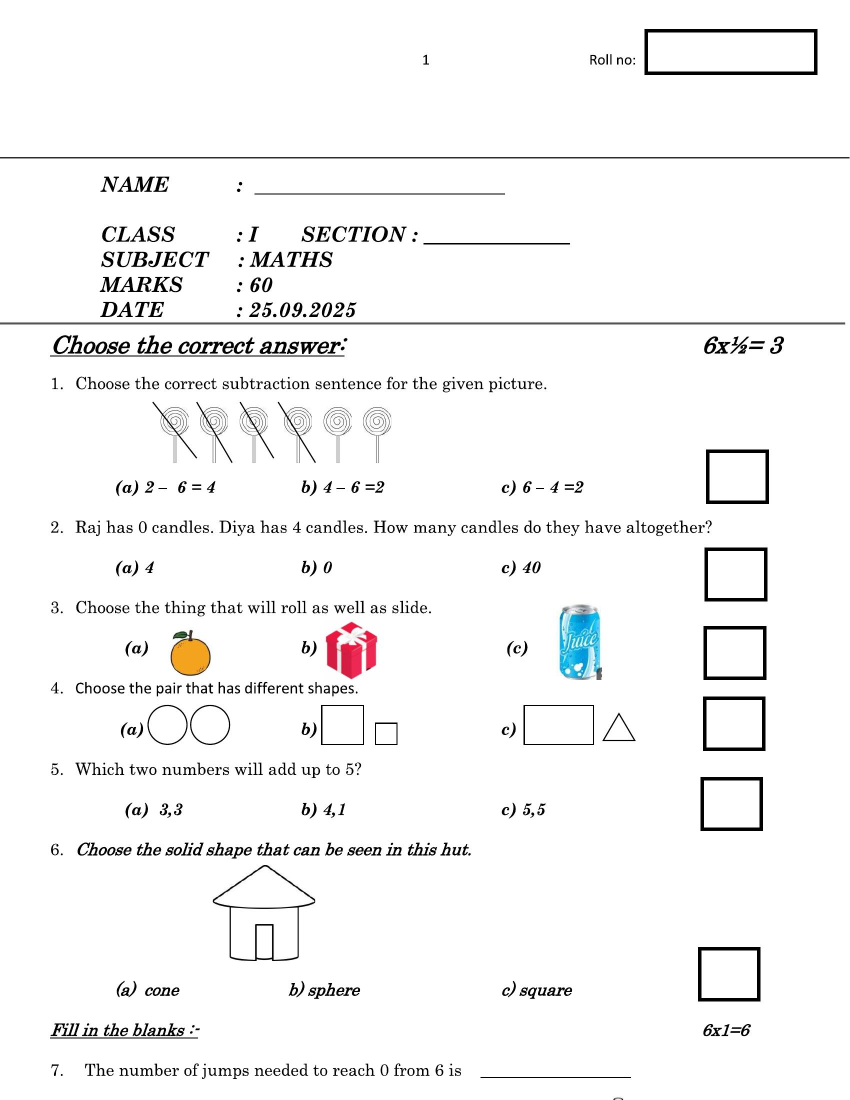
#> input picture PaperBrain/backend/agents/preprocessor/question_paper_templates/1.jpg, 1700 x 2200 px (shown at 1/2 size)
$ jupyter execute Letter_Recognition.ipynb
#> lines starting #> are read from the running program, lines starting #| are printed output that depends on the picture; after the words box and inside, x2 and y2 are one past the last pixel; in counts of white or black regions, pixels touching at a corner belong together
[cell 1]
import cv2
import numpy as np
import matplotlib.pyplot as plt
import os
import glob
import json     # <-- NEW
import base64   # <-- NEW

# --- 1. Setup Your Inputs ---
BLANK_IMAGE_PATH = '../preprocessor/question_paper_templates/1.jpg'
FILLED_IMAGE_FOLDER = '../preprocessor/aligned_outputs'

# --- 2. Create Output Directories ---
os.makedirs("evaluation_results", exist_ok=True) # For debug images
os.makedirs("agent1_output", exist_ok=True)      # <-- NEW: For Agent 2's data

# --- 3. Automatically Find All Image Paths ---
print(f"Scanning for images in: {FILLED_IMAGE_FOLDER}")
image_extensions = ('*.jpg', '*.jpeg', '*.png')
FILLED_IMAGE_PATHS = []
for ext in image_extensions:
    FILLED_IMAGE_PATHS.extend(glob.glob(os.path.join(FILLED_IMAGE_FOLDER, ext)))
#> pass 2 of the loop `for ext in image_extensions:`:

if not FILLED_IMAGE_PATHS:
    print(f"FATAL ERROR: No images found in {FILLED_IMAGE_FOLDER}")
    exit()

print(f"Found {len(FILLED_IMAGE_PATHS)} images to process.")


# --- 4. Load and Pre-process BLANK Image (Once) ---
print(f"\nLoading blank reference image: {BLANK_IMAGE_PATH}")
img_blank = cv2.imread(BLANK_IMAGE_PATH)
#> img_blank is the input picture: shape (2200, 1700, 3); mean B, G, R 245.7, 245.7, 245.8

if img_blank is None:
    print(f"FATAL ERROR: Could not read blank image at {BLANK_IMAGE_PATH}")
    exit()

gray_blank = cv2.cvtColor(img_blank, cv2.COLOR_BGR2GRAY)
h, w = gray_blank.shape
gray_blank = cv2.GaussianBlur(gray_blank, (5,5), 0)
print("Blank image processed successfully.")


# --- 5. Start Loop to Process Each Answer Sheet ---
print("\n--- Starting batch processing ---")
for image_path in FILLED_IMAGE_PATHS:
    print(f"\nProcessing image: {image_path}")

    # --- 5a. Load FILLED Image ---
    img_filled = cv2.imread(image_path)
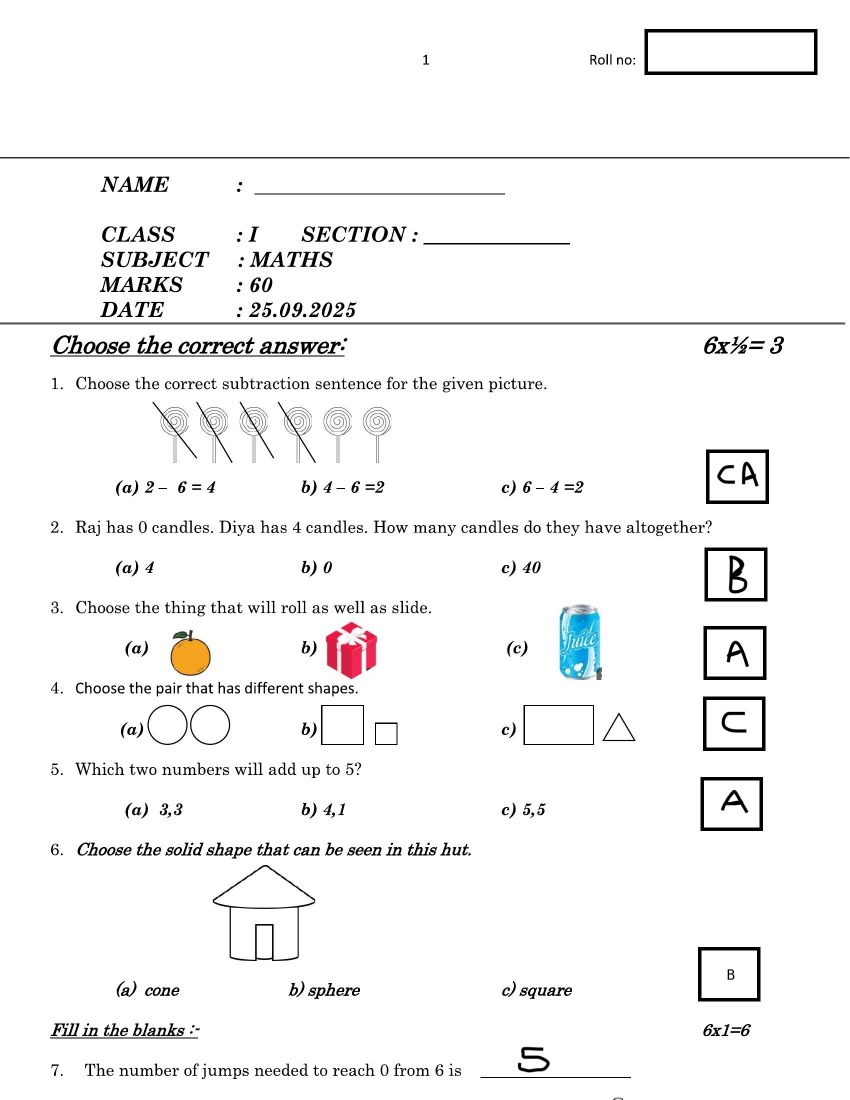
#> input picture PaperBrain/backend/agents/preprocessor/aligned_outputs/1 copy.jpg, 1700 x 2200 px (shown at 1/2 size)
#> img_filled is the input picture: shape (2200, 1700, 3); mean B, G, R 245.2, 245.2, 245.3
    if img_filled is None:
        print(f"Skipping image, could not be loaded.")
        continue

    # --- 5b. Pre-process FILLED Image ---
    # Create the resized color image for Agent 2
    img_filled_resized = cv2.resize(img_filled.copy(), (w, h))

    # Create the grayscale version for diff processing
    gray_filled = cv2.cvtColor(img_filled_resized, cv2.COLOR_BGR2GRAY)
    gray_filled = cv2.GaussianBlur(gray_filled, (5,5), 0)

    # Create the image for drawing boxes
    img_with_boxes = img_filled_resized.copy()

    # --- 5c. Find Differences ---
    diff = cv2.absdiff(gray_blank, gray_filled)

    # --- 5d. Threshold and Clean Up ---
    _, thresh = cv2.threshold(diff, 30, 255, cv2.THRESH_BINARY)
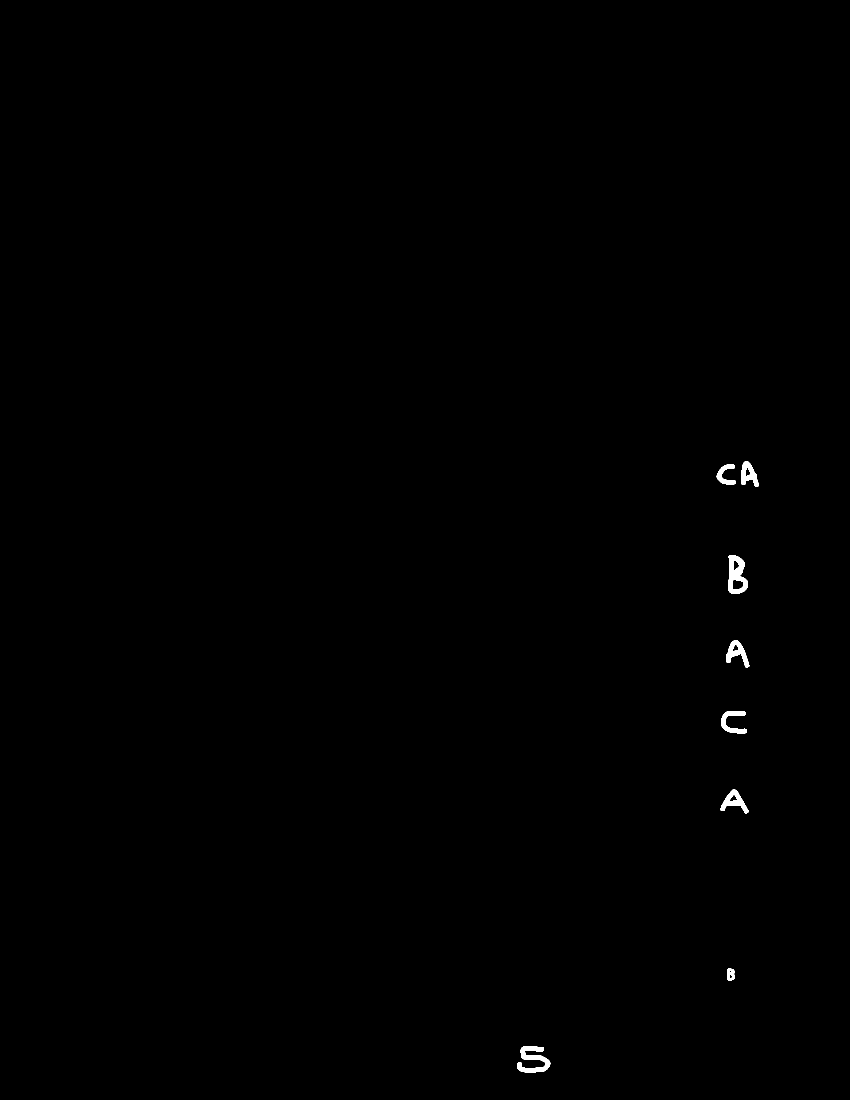
#> thresh: shape (2200, 1700) (shown at 1/2 size); 0.23% white; 8 white regions, largest, box (x1, y1, x2, y2) and area: (1457, 1110, 1496, 1188) 1847, (1035, 2093, 1101, 2146) 1682, (1441, 1579, 1498, 1627) 1101
    kernel = np.ones((7,7), np.uint8)
    clean = cv2.morphologyEx(thresh, cv2.MORPH_CLOSE, kernel, iterations=2)
#> clean: shape (2200, 1700); 0.26% white; 7 white regions, largest, box (x1, y1, x2, y2) and area: (1457, 1110, 1496, 1188) 2082, (1035, 2093, 1101, 2146) 2068, (1433, 922, 1518, 974) 1940
    kernel_h = np.ones((5, 100), np.uint8)
    merged_regions = cv2.dilate(clean, kernel_h, iterations=1)
#> merged_regions: shape (2200, 1700); 1.4% white; 7 white regions

    # --- 5e. Find and Sort Regions ---
    contours, _ = cv2.findContours(merged_regions, cv2.RETR_EXTERNAL, cv2.CHAIN_APPROX_SIMPLE)
#> contours = 7 contours; box (x1, y1, x2, y2) and area: (1408, 1108, 1546, 1190) 10446, (1384, 920, 1568, 976) 8678, (986, 2091, 1151, 2148) 8430, (1403, 1278, 1549, 1337) 7380, (1392, 1577, 1548, 1629) 6746, (1393, 1420, 1544, 1469) 6026, (1405, 1935, 1520, 1963) 3042
    bounding_boxes = []
    for c in contours:
        x, y, w_c, h_c = cv2.boundingRect(c)
        if (w_c * h_c) > 100:
            # Convert numpy int32 to standard int for JSON
            bounding_boxes.append((int(x), int(y), int(w_c), int(h_c)))
#> this loop made 7 passes
#> (x, y, w_c, h_c) on passes 1 to 7: (986, 2091, 165, 57), (1405, 1935, 115, 28), (1392, 1577, 156, 52), (1393, 1420, 151, 49), (1403, 1278, 146, 59), (1408, 1108, 138, 82), (1384, 920, 184, 56)
#> after the loop, bounding_boxes = [(986, 2091, 165, 57), (1405, 1935, 115, 28), (1392, 1577, 156, 52), (1393, 1420, 151, 49), (1403, 1278, 146, 59), (1408, 1108, 138, 82), (1384, 920, 184, 56)]

    bounding_boxes.sort(key=lambda box: box[1])

    # --- 5f. Output Coordinates and Visualize ---
    print(f"Found {len(bounding_boxes)} answer regions:")
#| Found 7 answer regions:
    for j, (x, y, w_box, h_box) in enumerate(bounding_boxes):
        print(f"  Region {j+1}: [x={x}, y={y}, w={w_box}, h={h_box}]")
        cv2.rectangle(img_with_boxes, (x, y), (x+w_box, y+h_box), (0, 255, 0), 2)
        cv2.putText(img_with_boxes, str(j+1), (x, y-10), cv2.FONT_HERSHEY_SIMPLEX, 0.7, (0, 255, 0), 2)
#> this loop made 7 passes
#> (printed output is left out)
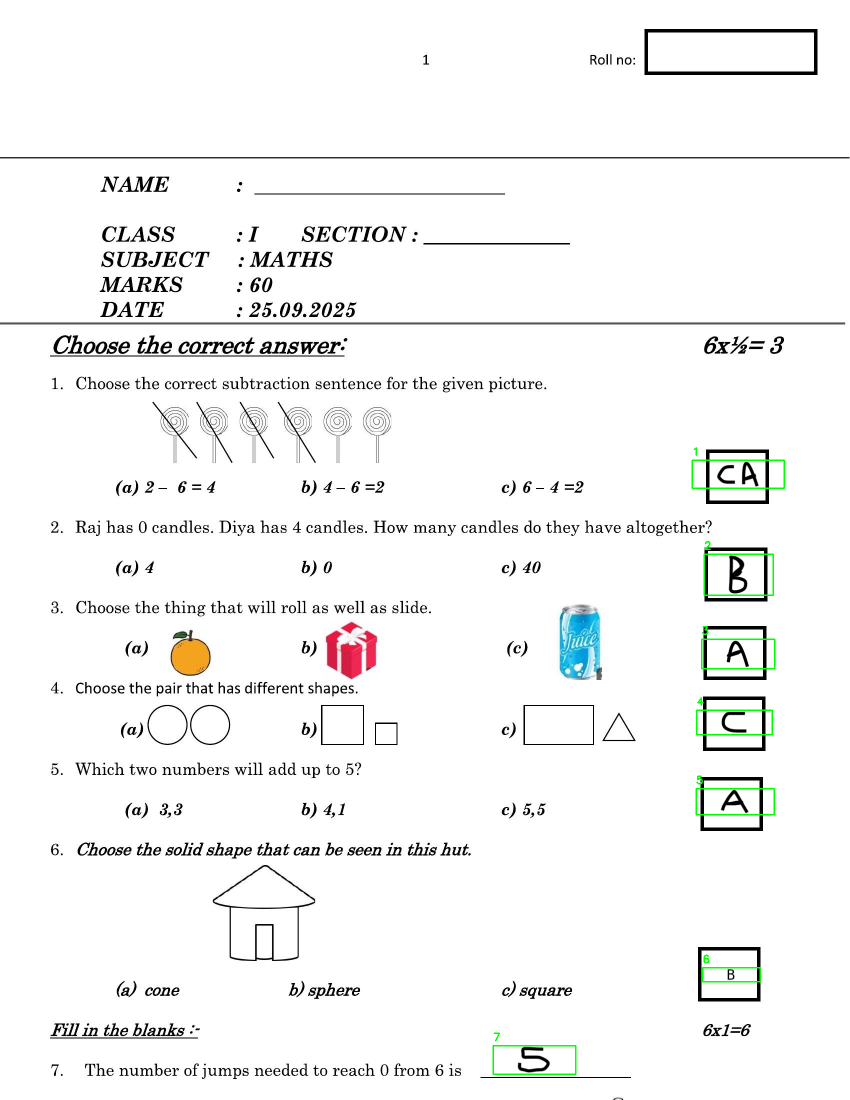
#> img_with_boxes: shape (2200, 1700, 3) (shown at 1/2 size); 0.25% of pixels changed, all inside (x1, y1, x2, y2) = (985, 894, 1570, 2150)

    # --- 5g. Save Debug Image ---
    base_name = os.path.basename(image_path)
    file_name_only = os.path.splitext(base_name)[0]
    output_filename = f"evaluation_results/{file_name_only}_result.png"

    plt.figure(figsize=(10, 10))
    plt.imshow(cv2.cvtColor(img_with_boxes, cv2.COLOR_BGR2RGB))
    plt.title(f"Detected Regions for {base_name}")
    plt.axis("off")
    plt.savefig(output_filename)
    plt.close()
    print(f"Saved debug image to {output_filename}")

    # --- 5h. NEW: Save Data for Agent 2 ---
    # 1. Encode the resized color image to base64
    _, buffer = cv2.imencode('.jpg', img_filled_resized)
    image_base64 = base64.b64encode(buffer).decode('utf-8')

    # 2. Create the data packet
    data_for_agent_2 = {
        "image_base64": image_base64,
        "rois": bounding_boxes
    }

    # 3. Save as a JSON file
    json_filename = f"agent1_output/{file_name_only}_data.json"
    with open(json_filename, 'w') as f:
        json.dump(data_for_agent_2, f)

    print(f"Saved data for Agent 2 to {json_filename}")
#> pass 2 of the loop `for image_path in FILLED_IMAGE_PATHS:`:
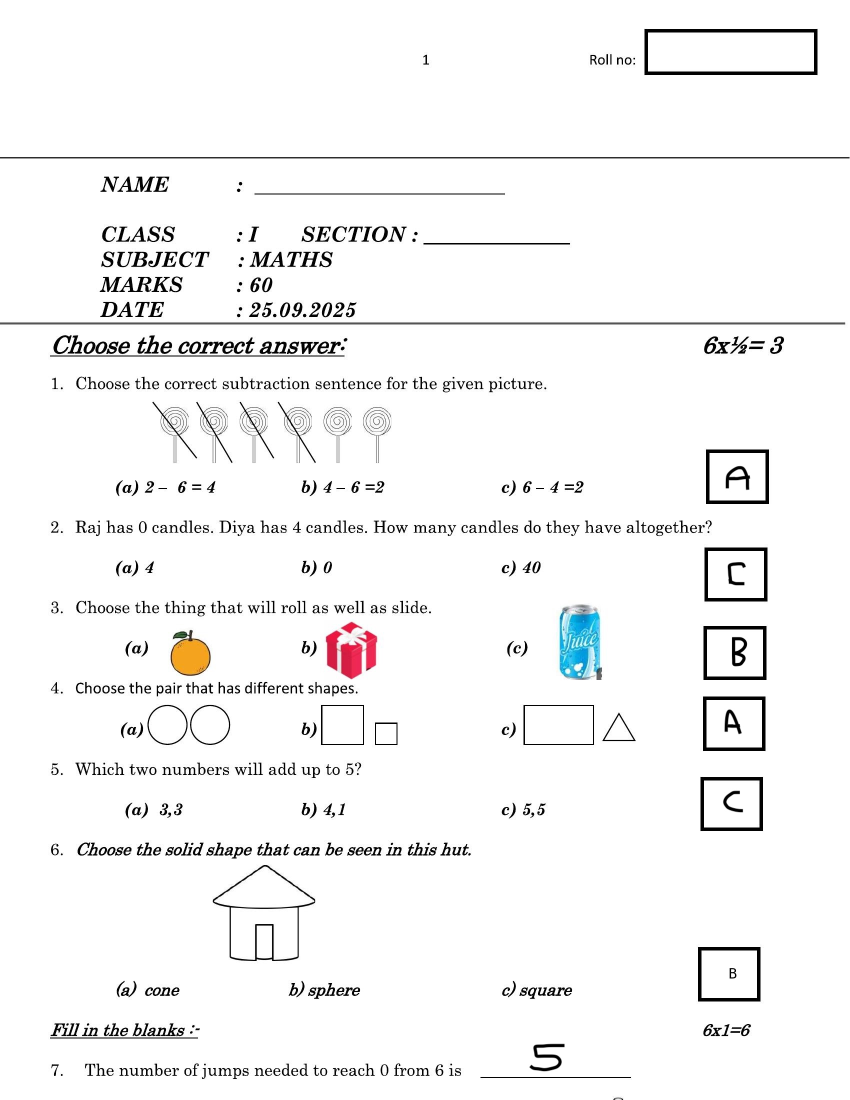
#> input picture PaperBrain/backend/agents/preprocessor/aligned_outputs/1-2 copy.jpg, 1700 x 2200 px (shown at 1/2 size)
#> img_filled is the input picture: shape (2200, 1700, 3); mean B, G, R 245.3, 245.3, 245.4
#> `_, thresh = cv2.threshold(diff, 30, 255, cv2.THRESH_BINARY)`:
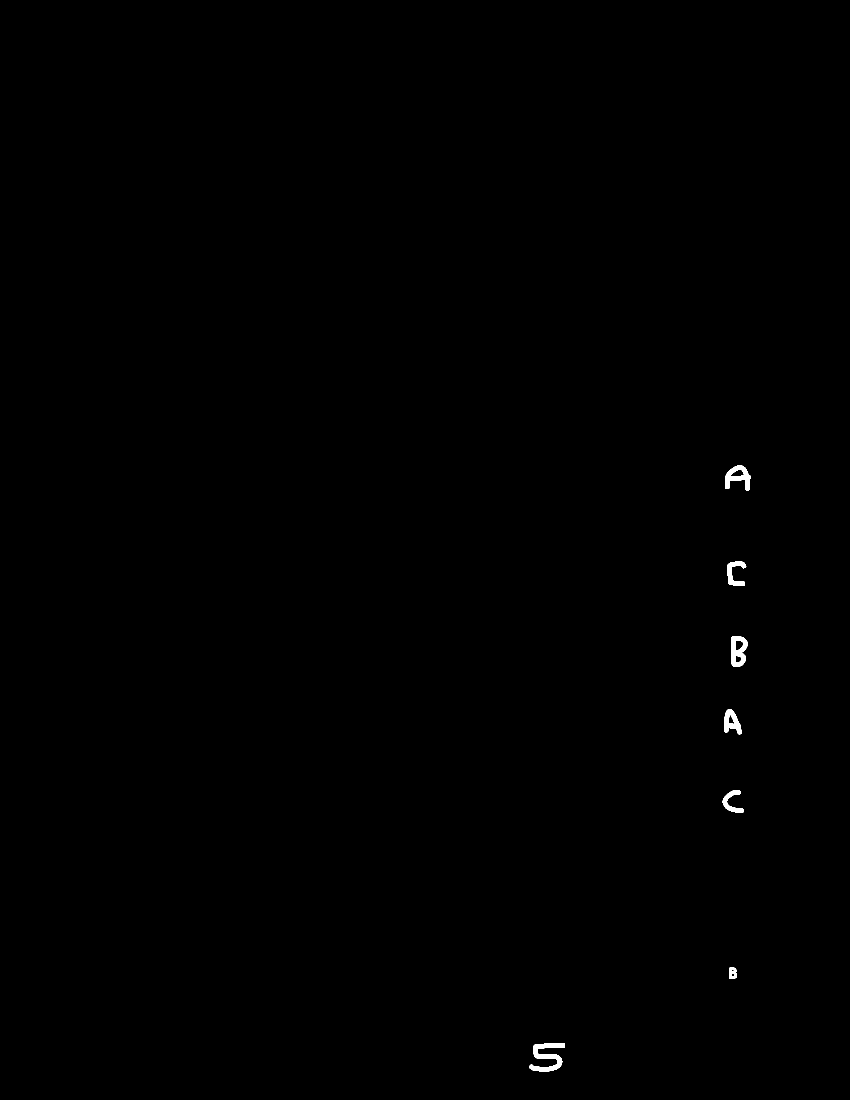
#> thresh: shape (2200, 1700) (shown at 1/2 size); 0.2% white; 7 white regions, largest, box (x1, y1, x2, y2) and area: (1058, 2087, 1130, 2144) 1802, (1463, 1273, 1495, 1334) 1331, (1450, 931, 1501, 981) 1272
#> contours = 7 contours; box (x1, y1, x2, y2) and area: (1009, 2085, 1180, 2146) 8740, (1414, 1271, 1545, 1336) 8074, (1401, 929, 1551, 983) 7394, (1399, 1416, 1534, 1471) 6680, (1405, 1121, 1543, 1174) 6288, (1396, 1578, 1537, 1628) 5812, (1409, 1933, 1524, 1960) 2936
#> the loop `for c in contours:` made 7 passes
#> (x, y, w_c, h_c) on passes 1 to 4: (1009, 2085, 171, 61), (1409, 1933, 115, 27), (1396, 1578, 141, 50), (1399, 1416, 135, 55)
#> after the loop `for c in contours:`: bounding_boxes = [(1009, 2085, 171, 61), (1409, 1933, 115, 27), (1396, 1578, 141, 50), (1399, 1416, 135, 55), (1414, 1271, 131, 65), (1405, 1121, 138, 53), (1401, 929, 150, 54)]
#| Found 7 answer regions:
#> the loop `for j, (x, y, w_box, h_box) in enumerate(bounding_boxes):` made 7 passes
#> (printed output is left out)
#> after the loop `for j, (x, y, w_box, h_box) in enumerate(bounding_boxes):`:
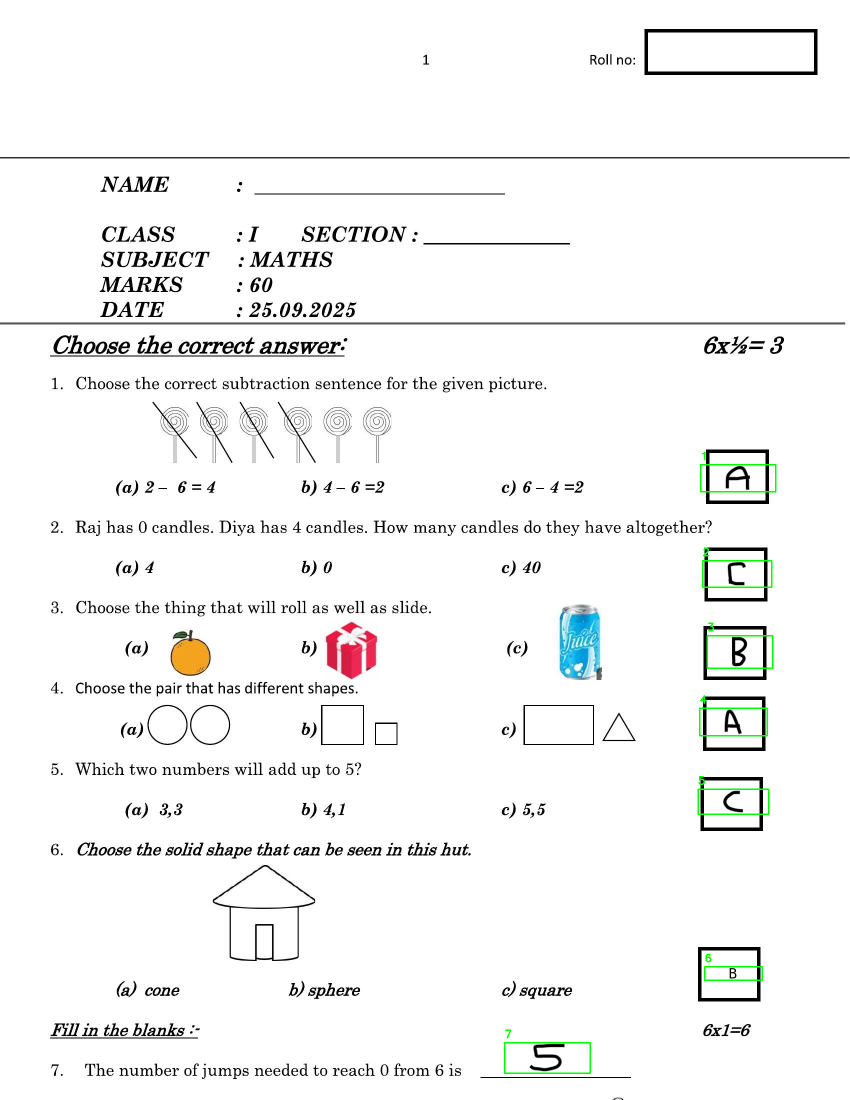
#> img_with_boxes: shape (2200, 1700, 3) (shown at 1/2 size); 0.23% of pixels changed, all inside (x1, y1, x2, y2) = (1008, 903, 1553, 2148)

print("\n--- Batch processing complete. ---")
